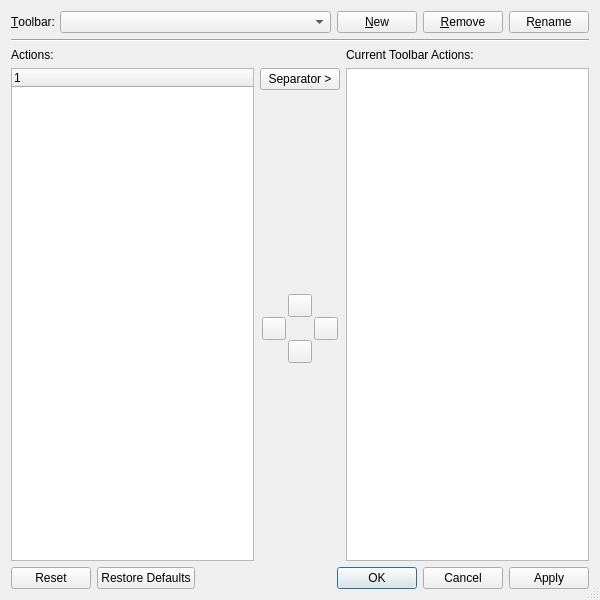
<?xml version="1.0" encoding="UTF-8"?>
<ui version="4.0">
 <class>EricToolBarDialog</class>
 <widget class="QDialog" name="EricToolBarDialog">
  <property name="geometry">
   <rect>
    <x>0</x>
    <y>0</y>
    <width>600</width>
    <height>600</height>
   </rect>
  </property>
  <property name="windowTitle">
   <string>Configure Toolbars</string>
  </property>
  <property name="sizeGripEnabled">
   <bool>true</bool>
  </property>
  <layout class="QVBoxLayout" name="verticalLayout">
   <item>
    <layout class="QHBoxLayout">
     <item>
      <widget class="QLabel" name="label">
       <property name="text">
        <string>&amp;Toolbar:</string>
       </property>
       <property name="buddy">
        <cstring>toolbarComboBox</cstring>
       </property>
      </widget>
     </item>
     <item>
      <widget class="QComboBox" name="toolbarComboBox">
       <property name="sizePolicy">
        <sizepolicy hsizetype="Expanding" vsizetype="Fixed">
         <horstretch>0</horstretch>
         <verstretch>0</verstretch>
        </sizepolicy>
       </property>
       <property name="toolTip">
        <string>Select the toolbar to configure</string>
       </property>
      </widget>
     </item>
     <item>
      <widget class="QPushButton" name="newButton">
       <property name="toolTip">
        <string>Press to create a new toolbar</string>
       </property>
       <property name="text">
        <string>&amp;New</string>
       </property>
      </widget>
     </item>
     <item>
      <widget class="QPushButton" name="removeButton">
       <property name="toolTip">
        <string>Press to remove the selected toolbar</string>
       </property>
       <property name="text">
        <string>&amp;Remove</string>
       </property>
      </widget>
     </item>
     <item>
      <widget class="QPushButton" name="renameButton">
       <property name="toolTip">
        <string>Press to rename the selected toolbar</string>
       </property>
       <property name="text">
        <string>R&amp;ename</string>
       </property>
      </widget>
     </item>
    </layout>
   </item>
   <item>
    <widget class="Line" name="line">
     <property name="orientation">
      <enum>Qt::Orientation::Horizontal</enum>
     </property>
    </widget>
   </item>
   <item>
    <layout class="QGridLayout" name="gridLayout">
     <item row="0" column="0">
      <widget class="QLabel" name="label_2">
       <property name="text">
        <string>Actions:</string>
       </property>
      </widget>
     </item>
     <item row="0" column="2">
      <widget class="QLabel" name="label_3">
       <property name="text">
        <string>Current Toolbar Actions:</string>
       </property>
      </widget>
     </item>
     <item row="1" column="0" rowspan="4">
      <widget class="QTreeWidget" name="actionsTree">
       <property name="toolTip">
        <string>Select the action to add to the current toolbar</string>
       </property>
       <property name="alternatingRowColors">
        <bool>true</bool>
       </property>
       <property name="rootIsDecorated">
        <bool>false</bool>
       </property>
       <column>
        <property name="text">
         <string/>
        </property>
       </column>
      </widget>
     </item>
     <item row="1" column="1">
      <widget class="QPushButton" name="separatorButton">
       <property name="toolTip">
        <string>Press to add a separator entry</string>
       </property>
       <property name="text">
        <string>Separator &gt;</string>
       </property>
      </widget>
     </item>
     <item row="1" column="2" rowspan="4">
      <widget class="QListWidget" name="toolbarActionsList">
       <property name="toolTip">
        <string>Select the action to work on</string>
       </property>
       <property name="whatsThis">
        <string>&lt;b&gt;Current Toolbar Actions&lt;/b&gt;&lt;p&gt;This list shows the actions of the selected toolbar. Select an action and use the up or down button to change the order of actions or the left button to delete it. To add an action to the toolbar, select it in the list of available actions and press the right button.&lt;/p&gt;</string>
       </property>
      </widget>
     </item>
     <item row="2" column="1">
      <spacer>
       <property name="orientation">
        <enum>Qt::Orientation::Vertical</enum>
       </property>
       <property name="sizeHint" stdset="0">
        <size>
         <width>20</width>
         <height>40</height>
        </size>
       </property>
      </spacer>
     </item>
     <item row="3" column="1">
      <layout class="QGridLayout">
       <property name="spacing">
        <number>0</number>
       </property>
       <item row="0" column="1">
        <widget class="QToolButton" name="upButton">
         <property name="toolTip">
          <string>Press to move the selected action up.</string>
         </property>
         <property name="text">
          <string/>
         </property>
        </widget>
       </item>
       <item row="1" column="0">
        <widget class="QToolButton" name="leftButton">
         <property name="toolTip">
          <string>Press to delete the selected action from the toolbar</string>
         </property>
         <property name="text">
          <string/>
         </property>
        </widget>
       </item>
       <item row="1" column="2">
        <widget class="QToolButton" name="rightButton">
         <property name="toolTip">
          <string>Press to add the selected action to the toolbar</string>
         </property>
         <property name="text">
          <string/>
         </property>
        </widget>
       </item>
       <item row="2" column="1">
        <widget class="QToolButton" name="downButton">
         <property name="toolTip">
          <string>Press to move the selected action down.</string>
         </property>
         <property name="text">
          <string/>
         </property>
        </widget>
       </item>
      </layout>
     </item>
     <item row="4" column="1">
      <spacer>
       <property name="orientation">
        <enum>Qt::Orientation::Vertical</enum>
       </property>
       <property name="sizeHint" stdset="0">
        <size>
         <width>20</width>
         <height>40</height>
        </size>
       </property>
      </spacer>
     </item>
    </layout>
   </item>
   <item>
    <widget class="QDialogButtonBox" name="buttonBox">
     <property name="orientation">
      <enum>Qt::Orientation::Horizontal</enum>
     </property>
     <property name="standardButtons">
      <set>QDialogButtonBox::StandardButton::Apply|QDialogButtonBox::StandardButton::Cancel|QDialogButtonBox::StandardButton::Ok|QDialogButtonBox::StandardButton::Reset|QDialogButtonBox::StandardButton::RestoreDefaults</set>
     </property>
    </widget>
   </item>
  </layout>
 </widget>
 <tabstops>
  <tabstop>toolbarComboBox</tabstop>
  <tabstop>newButton</tabstop>
  <tabstop>removeButton</tabstop>
  <tabstop>renameButton</tabstop>
  <tabstop>actionsTree</tabstop>
  <tabstop>toolbarActionsList</tabstop>
  <tabstop>upButton</tabstop>
  <tabstop>downButton</tabstop>
  <tabstop>rightButton</tabstop>
  <tabstop>leftButton</tabstop>
  <tabstop>separatorButton</tabstop>
 </tabstops>
 <resources/>
 <connections/>
</ui>
